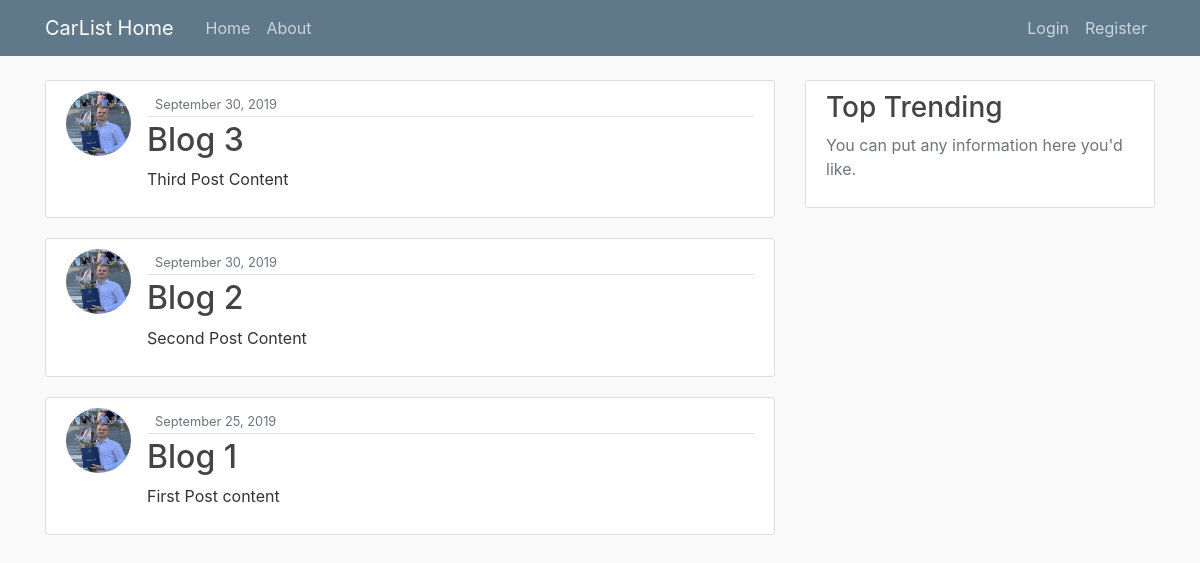
The page / on the database its author committed.
### blog/models.py (models this page shows, shortened)
class Post(models.Model):
    objects = None
    title = models.CharField(max_length=100)  # arguments that specify restrains on these fields
    content = models.TextField()  # unrestricted text
    date_posted = models.DateTimeField(default=timezone.now)  # passing function as default value (thats why no parenthesis)
    authors = models.ForeignKey(User, on_delete=models.CASCADE)  # when the user gets deleted, his posts are also deleted

### users/models.py (models this page shows, shortened)
class Profile(models.Model):
    user = models.OneToOneField(User, on_delete=models.CASCADE)
    image = models.ImageField(default='default.jpg', upload_to='profile_pics')

### blog/views.py (the view)
# urls.py: path('', PostListView.as_view(), name='blog-home'),
class PostListView(ListView):
    model = Post
    template_name = 'blog/home.html'  # <app>/<model>_<viewtype>.html
    context_object_name = 'posts'
    ordering = ['-date_posted']

### blog/templates/blog/home.html (shortened to what this page needs)
{% extends "blog/base.html" %}
{% block content %}
    {% for post in posts %}
        <article class="media content-section">
        <img class="rounded-circle article-img" src="{{post.authors.profile.image.url}}">
            <div class="media-body">
                <div class="article-metadata">
                <small class="text-muted">{{ post.date_posted | date:"F d, Y" }}</small>
                </div>
            <h2><a class="article-title" href="{% url 'post-detail' post.id %}">{{ post.title }}</a></h2>
            <p class="article-content">{{ post.content }}</p>
            </div>
        </article>
    {% endfor %}
{% endblock content %}

### blog/templates/blog/base.html (shortened to what this page needs)
{% load static %}
<!DOCTYPE html>
<html lang="en">
<head>
    <link rel="stylesheet" href="https://maxcdn.bootstrapcdn.com/bootstrap/4.0.0/css/bootstrap.min.css">
    <link rel="stylesheet" type="text/css" href="{% static 'blog/main.css' %}">
</head>
<body>
    <header class="site-header">
    <nav class="navbar navbar-expand-md navbar-dark bg-steel fixed-top">
        <div class="container">
        <a class="navbar-brand mr-4" href="{% url 'blog-home' %}">CarList Home</a>
        <div class="collapse navbar-collapse" id="navbarToggle">
            <div class="navbar-nav mr-auto">
            <a class="nav-item nav-link" href="{% url 'blog-home' %}">Home</a>
            <a class="nav-item nav-link" href="{% url 'blog-about' %}">About</a>
            </div>
            <div class="navbar-nav">
                {% if user.is_authenticated %}
                    <a class="nav-item nav-link" href="{% url 'profile' %}">Profile</a>
                    <a class="nav-item nav-link" href="{% url 'logout' %}">Logout</a>
                {% else %}
                    <a class="nav-item nav-link" href="{% url 'login' %}">Login</a>
                    <a class="nav-item nav-link" href="{% url 'register' %}">Register</a>
                {% endif %}
            </div>
        </div>
        </div>
    </nav>
    </header>
    <main role="main" class="container">
    <div class="row">
    <div class="col-md-8">
      {% block content %}{% endblock %}
    </div>
    <div class="col-md-4">
      <div class="content-section">
        <h3>Top Trending</h3>
          <p class='text-muted'>You can put any information here you'd like.
          </p>
      </div>
    </div>
    </div>
    </main>
</body>
</html>

### blog/static/blog/main.css (style rules this page uses)
body { background: #fafafa; color: #333333; margin-top: 5rem; }
h1, h2, h3, h4, h5, h6 { color: #444444; }
.bg-steel { background-color: #5f788a; }
.site-header .navbar-nav .nav-link { color: #cbd5db; }
.content-section { background: #ffffff; padding: 10px 20px; border: 1px solid #dddddd; border-radius: 3px; margin-bottom: 20px; }
.article-title { color: #444444; }
.article-content { white-space: pre-line; }
.article-img { height: 65px; width: 65px; margin-right: 16px; }
.article-metadata { padding-bottom: 1px; margin-bottom: 4px; border-bottom: 1px solid #e3e3e3 }

### rows shown on the page
Post: authors.profile.image (picture), date_posted "September 30, 2019", title "Blog 3", content "Third Post Content"
Post: authors.profile.image (picture), date_posted "September 30, 2019", title "Blog 2", content "Second Post Content"
Post: authors.profile.image (picture), date_posted "September 25, 2019", title "Blog 1", content "First Post content"
